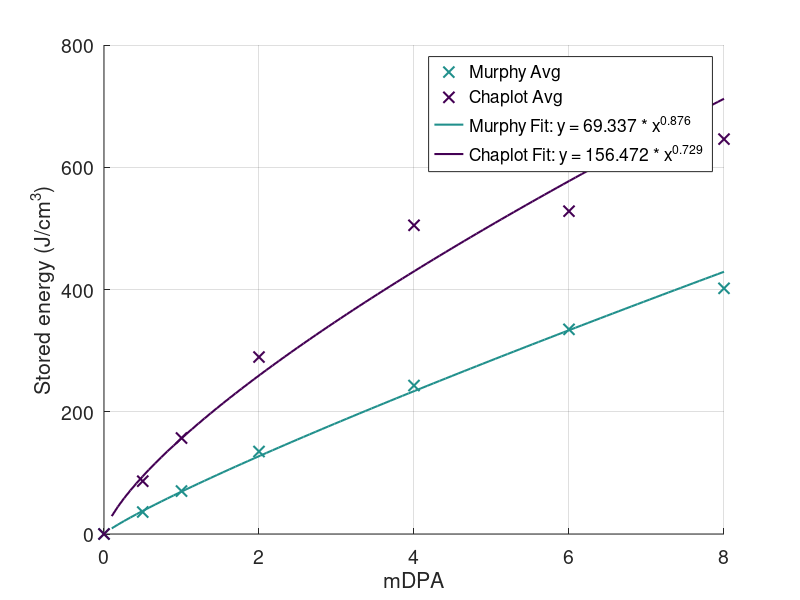

This chart was generated by the following MATLAB code:
% --- Raw Data ---
data_murphy = [
    0   -8805777.802  -8805777.802  -8805777.802  -8805777.802  -8805777.802  -8805777.802;
    0.5 -8803023.034  -8802958.017  -8802958.017  -8802914.8    -8802986.538  -8803016.463;
    1   NaN           -8800351.513  -8800351.513  -8800261.048  -8800211.934  -8800365.714;
    2   -8795525.749  -8795271.37   -8795271.37   -8795277.754  -8795271.794  -8794987.98;
    4   -8786842.626  -8786699.438  -8786699.438  -8787105.915  -8787142.134  -8786670.521;
    6   -8779772.16   -8779510.264  -8779510.264  -8779812.074  -8779643.542  -8779943.826;
    8   -8774444.131  -8774454.748  -8774454.748  -8774238.866  NaN           -8774766.364
];

data_chaplot = [
    0   -3210539.841  -3210539.841  -3210539.841;
    0.5 -3208145.472  -3208213.207  -3208231.648;
    1   -3206222.835  -3206311.095  -3206314.713;
    2   -3202819.684  -3202675.819  -3202572.375;
    4   -3196955.389  -3196833.45   -3196743.819;
    6   -3196292.918  -3196121.75   -3196238.45;
    8   -3192634.735  -3193303.95   -3193123.675
];

% --- Conversion Factors ---
conversion_factor_murphy = (1/(229.254*233.058*233.534)) * 1e24 * 1.602e-19;
conversion_factor_chaplot = (1/(152*152.8*187.04)) * 1e24 * 1.602e-19;

% --- Extract and Process Murphy Data ---
x_murphy = data_murphy(:, 1);
y_values_murphy = data_murphy(:, 2:end);
y_avg_murphy = mean(y_values_murphy, 2, 'omitnan');
y_avg_murphy = (y_avg_murphy - -8805777.802) * conversion_factor_murphy;

% --- Extract and Process Chaplot Data ---
x_chaplot = data_chaplot(:, 1);
y_values_chaplot = data_chaplot(:, 2:end);
y_avg_chaplot = mean(y_values_chaplot, 2, 'omitnan');
y_avg_chaplot = (y_avg_chaplot - -3210539.841) * conversion_factor_chaplot;

% --- Filter to 0–8 mDPA Range ---
idx_murphy = x_murphy <= 8;
idx_chaplot = x_chaplot <= 8;

x_murphy_filtered = x_murphy(idx_murphy);
y_murphy_filtered = y_avg_murphy(idx_murphy);
x_chaplot_filtered = x_chaplot(idx_chaplot);
y_chaplot_filtered = y_avg_chaplot(idx_chaplot);

% --- Power Law Fits ---
x_fit_murphy = x_murphy_filtered(2:end); % Exclude x = 0 for log-log fit
y_fit_murphy = y_murphy_filtered(2:end);
coeffs_murphy = polyfit(log(x_fit_murphy), log(y_fit_murphy), 1);
b_murphy = coeffs_murphy(1);
a_murphy = exp(coeffs_murphy(2));

x_fit_chaplot = x_chaplot_filtered(2:end);
y_fit_chaplot = y_chaplot_filtered(2:end);
coeffs_chaplot = polyfit(log(x_fit_chaplot), log(y_fit_chaplot), 1);
b_chaplot = coeffs_chaplot(1);
a_chaplot = exp(coeffs_chaplot(2));

% --- Generate Fit Curves ---
x_curve = linspace(0.1, 8, 100);
y_curve_murphy = a_murphy * x_curve.^b_murphy;
y_curve_chaplot = a_chaplot * x_curve.^b_chaplot;

% --- Compute R^2 Values ---
y_pred_murphy = a_murphy * x_fit_murphy.^b_murphy;
r2_murphy = 1 - sum((y_fit_murphy - y_pred_murphy).^2) / sum((y_fit_murphy - mean(y_fit_murphy)).^2);

y_pred_chaplot = a_chaplot * x_fit_chaplot.^b_chaplot;
r2_chaplot = 1 - sum((y_fit_chaplot - y_pred_chaplot).^2) / sum((y_fit_chaplot - mean(y_fit_chaplot)).^2);

fprintf('Murphy Fit: y = %.3f * x^{%.3f}, R^2 = %.4f\n', a_murphy, b_murphy, r2_murphy);
fprintf('Chaplot Fit: y = %.3f * x^{%.3f}, R^2 = %.4f\n', a_chaplot, b_chaplot, r2_chaplot);

% --- Plot ---
figure;
hold on;
colors = viridis(3);

plot(x_murphy_filtered, y_murphy_filtered, 'x', 'MarkerSize', 8, 'LineWidth', 1.5, ...
    'Color', colors(2, :), 'DisplayName', 'Murphy Avg');

plot(x_chaplot_filtered, y_chaplot_filtered, 'x', 'MarkerSize', 8, 'LineWidth', 1.5, ...
    'Color', colors(1, :), 'DisplayName', 'Chaplot Avg');

plot(x_curve, y_curve_murphy, '-', 'LineWidth', 1.5, 'Color', colors(2, :), ...
    'DisplayName', sprintf('Murphy Fit: y = %.3f * x^{%.3f}', a_murphy, b_murphy));

plot(x_curve, y_curve_chaplot, '-', 'LineWidth', 1.5, 'Color', colors(1, :), ...
    'DisplayName', sprintf('Chaplot Fit: y = %.3f * x^{%.3f}', a_chaplot, b_chaplot));

xlabel('mDPA');
ylabel('Stored energy (J/cm^3)');
xlim([0 8]);
legend('show');
grid on;
set(gca, 'FontName', 'Helvetica', 'FontSize', 14);
hold off;


function cm_data=viridis(m)
cm = [
       [ 0.1976365 ,  0.39152762,  0.55496905],
       [ 0.19585993,  0.39543297,  0.55527637],
       [ 0.19410009,  0.39932336,  0.55556494],
       [ 0.19235719,  0.40319934,  0.55583559],
       [ 0.19063135,  0.40706148,  0.55608907],
       [ 0.18892259,  0.41091033,  0.55632606],
       [ 0.18723083,  0.41474645,  0.55654717],
       [ 0.18555593,  0.4185704 ,  0.55675292],
       [ 0.18389763,  0.42238275,  0.55694377],
       [ 0.18225561,  0.42618405,  0.5571201 ],
       [ 0.18062949,  0.42997486,  0.55728221],
       [ 0.17901879,  0.43375572,  0.55743035],
       [ 0.17742298,  0.4375272 ,  0.55756466],
       [ 0.17584148,  0.44128981,  0.55768526],
       [ 0.17427363,  0.4450441 ,  0.55779216],
       [ 0.17271876,  0.4487906 ,  0.55788532],
       [ 0.17117615,  0.4525298 ,  0.55796464],
       [ 0.16964573,  0.45626209,  0.55803034],
       [ 0.16812641,  0.45998802,  0.55808199],
       [ 0.1666171 ,  0.46370813,  0.55811913],
       [ 0.16511703,  0.4674229 ,  0.55814141],
       [ 0.16362543,  0.47113278,  0.55814842],
       [ 0.16214155,  0.47483821,  0.55813967],
       [ 0.16066467,  0.47853961,  0.55811466],
       [ 0.15919413,  0.4822374 ,  0.5580728 ],
       [ 0.15772933,  0.48593197,  0.55801347],
       [ 0.15626973,  0.4896237 ,  0.557936  ],
       [ 0.15481488,  0.49331293,  0.55783967],
       [ 0.15336445,  0.49700003,  0.55772371],
       [ 0.1519182 ,  0.50068529,  0.55758733],
       [ 0.15047605,  0.50436904,  0.55742968],
       [ 0.14903918,  0.50805136,  0.5572505 ],
       [ 0.14760731,  0.51173263,  0.55704861],
       [ 0.14618026,  0.51541316,  0.55682271],
       [ 0.14475863,  0.51909319,  0.55657181],
       [ 0.14334327,  0.52277292,  0.55629491],
       [ 0.14193527,  0.52645254,  0.55599097],
       [ 0.14053599,  0.53013219,  0.55565893],
       [ 0.13914708,  0.53381201,  0.55529773],
       [ 0.13777048,  0.53749213,  0.55490625],
       [ 0.1364085 ,  0.54117264,  0.55448339],
       [ 0.13506561,  0.54485335,  0.55402906],
       [ 0.13374299,  0.54853458,  0.55354108],
       [ 0.13244401,  0.55221637,  0.55301828],
       [ 0.13117249,  0.55589872,  0.55245948],
       [ 0.1299327 ,  0.55958162,  0.55186354],
       [ 0.12872938,  0.56326503,  0.55122927],
       [ 0.12756771,  0.56694891,  0.55055551],
       [ 0.12645338,  0.57063316,  0.5498411 ],
       [ 0.12539383,  0.57431754,  0.54908564],
       [ 0.12439474,  0.57800205,  0.5482874 ],
       [ 0.12346281,  0.58168661,  0.54744498],
       [ 0.12260562,  0.58537105,  0.54655722],
       [ 0.12183122,  0.58905521,  0.54562298],
       [ 0.12114807,  0.59273889,  0.54464114],
       [ 0.12056501,  0.59642187,  0.54361058],
       [ 0.12009154,  0.60010387,  0.54253043],
       [ 0.11973756,  0.60378459,  0.54139999],
       [ 0.11951163,  0.60746388,  0.54021751],
       [ 0.11942341,  0.61114146,  0.53898192],
       [ 0.11948255,  0.61481702,  0.53769219],
       [ 0.11969858,  0.61849025,  0.53634733],
       [ 0.12008079,  0.62216081,  0.53494633],
       [ 0.12063824,  0.62582833,  0.53348834],
       [ 0.12137972,  0.62949242,  0.53197275],
       [ 0.12231244,  0.63315277,  0.53039808],
       [ 0.12344358,  0.63680899,  0.52876343],
       [ 0.12477953,  0.64046069,  0.52706792],
       [ 0.12632581,  0.64410744,  0.52531069],
       [ 0.12808703,  0.64774881,  0.52349092],
       [ 0.13006688,  0.65138436,  0.52160791],
       [ 0.13226797,  0.65501363,  0.51966086],
       [ 0.13469183,  0.65863619,  0.5176488 ],
       [ 0.13733921,  0.66225157,  0.51557101],
       [ 0.14020991,  0.66585927,  0.5134268 ],
       [ 0.14330291,  0.66945881,  0.51121549],
       [ 0.1466164 ,  0.67304968,  0.50893644],
       [ 0.15014782,  0.67663139,  0.5065889 ],
       [ 0.15389405,  0.68020343,  0.50417217],
       [ 0.15785146,  0.68376525,  0.50168574],
       [ 0.16201598,  0.68731632,  0.49912906],
       [ 0.1663832 ,  0.69085611,  0.49650163],
       [ 0.1709484 ,  0.69438405,  0.49380294],
       [ 0.17570671,  0.6978996 ,  0.49103252],
       [ 0.18065314,  0.70140222,  0.48818938],
       [ 0.18578266,  0.70489133,  0.48527326],
       [ 0.19109018,  0.70836635,  0.48228395],
       [ 0.19657063,  0.71182668,  0.47922108],
       [ 0.20221902,  0.71527175,  0.47608431],
       [ 0.20803045,  0.71870095,  0.4728733 ],
       [ 0.21400015,  0.72211371,  0.46958774],
       [ 0.22012381,  0.72550945,  0.46622638],
       [ 0.2263969 ,  0.72888753,  0.46278934],
       [ 0.23281498,  0.73224735,  0.45927675],
       [ 0.2393739 ,  0.73558828,  0.45568838],
       [ 0.24606968,  0.73890972,  0.45202405],
       [ 0.25289851,  0.74221104,  0.44828355],
       [ 0.25985676,  0.74549162,  0.44446673],
       [ 0.26694127,  0.74875084,  0.44057284],
       [ 0.27414922,  0.75198807,  0.4366009 ],
       [ 0.28147681,  0.75520266,  0.43255207],
       [ 0.28892102,  0.75839399,  0.42842626],
       [ 0.29647899,  0.76156142,  0.42422341],
       [ 0.30414796,  0.76470433,  0.41994346],
       [ 0.31192534,  0.76782207,  0.41558638],
       [ 0.3198086 ,  0.77091403,  0.41115215],
       [ 0.3277958 ,  0.77397953,  0.40664011],
       [ 0.33588539,  0.7770179 ,  0.40204917],
       [ 0.34407411,  0.78002855,  0.39738103],
       [ 0.35235985,  0.78301086,  0.39263579],
       [ 0.36074053,  0.78596419,  0.38781353],
       [ 0.3692142 ,  0.78888793,  0.38291438],
       [ 0.37777892,  0.79178146,  0.3779385 ],
       [ 0.38643282,  0.79464415,  0.37288606],
       [ 0.39517408,  0.79747541,  0.36775726],
       [ 0.40400101,  0.80027461,  0.36255223],
       [ 0.4129135 ,  0.80304099,  0.35726893],
       [ 0.42190813,  0.80577412,  0.35191009],
       [ 0.43098317,  0.80847343,  0.34647607],
       [ 0.44013691,  0.81113836,  0.3409673 ],
       [ 0.44936763,  0.81376835,  0.33538426],
       [ 0.45867362,  0.81636288,  0.32972749],
       [ 0.46805314,  0.81892143,  0.32399761],
       [ 0.47750446,  0.82144351,  0.31819529],
       [ 0.4870258 ,  0.82392862,  0.31232133],
       [ 0.49661536,  0.82637633,  0.30637661],
       [ 0.5062713 ,  0.82878621,  0.30036211],
       [ 0.51599182,  0.83115784,  0.29427888],
       [ 0.52577622,  0.83349064,  0.2881265 ],
       [ 0.5356211 ,  0.83578452,  0.28190832],
       [ 0.5455244 ,  0.83803918,  0.27562602],
       [ 0.55548397,  0.84025437,  0.26928147],
       [ 0.5654976 ,  0.8424299 ,  0.26287683],
       [ 0.57556297,  0.84456561,  0.25641457],
       [ 0.58567772,  0.84666139,  0.24989748],
       [ 0.59583934,  0.84871722,  0.24332878],
       [ 0.60604528,  0.8507331 ,  0.23671214],
       [ 0.61629283,  0.85270912,  0.23005179],
       [ 0.62657923,  0.85464543,  0.22335258],
       [ 0.63690157,  0.85654226,  0.21662012],
       [ 0.64725685,  0.85839991,  0.20986086],
       [ 0.65764197,  0.86021878,  0.20308229],
       [ 0.66805369,  0.86199932,  0.19629307],
       [ 0.67848868,  0.86374211,  0.18950326],
       [ 0.68894351,  0.86544779,  0.18272455],
       [ 0.69941463,  0.86711711,  0.17597055],
       [ 0.70989842,  0.86875092,  0.16925712],
       [ 0.72039115,  0.87035015,  0.16260273],
       [ 0.73088902,  0.87191584,  0.15602894],
       [ 0.74138803,  0.87344918,  0.14956101],
       [ 0.75188414,  0.87495143,  0.14322828],
       [ 0.76237342,  0.87642392,  0.13706449],
       [ 0.77285183,  0.87786808,  0.13110864],
       [ 0.78331535,  0.87928545,  0.12540538],
       [ 0.79375994,  0.88067763,  0.12000532],
       [ 0.80418159,  0.88204632,  0.11496505],
       [ 0.81457634,  0.88339329,  0.11034678],
       [ 0.82494028,  0.88472036,  0.10621724],
       [ 0.83526959,  0.88602943,  0.1026459 ],
       [ 0.84556056,  0.88732243,  0.09970219],
       [ 0.8558096 ,  0.88860134,  0.09745186],
       [ 0.86601325,  0.88986815,  0.09595277],
       [ 0.87616824,  0.89112487,  0.09525046],
       [ 0.88627146,  0.89237353,  0.09537439],
       [ 0.89632002,  0.89361614,  0.09633538],
       [ 0.90631121,  0.89485467,  0.09812496],
       [ 0.91624212,  0.89609127,  0.1007168 ],
       [ 0.92610579,  0.89732977,  0.10407067],
       [ 0.93590444,  0.8985704 ,  0.10813094],
       [ 0.94563626,  0.899815  ,  0.11283773],
       [ 0.95529972,  0.90106534,  0.11812832],
       [ 0.96489353,  0.90232311,  0.12394051],
       [ 0.97441665,  0.90358991,  0.13021494],
       [ 0.98386829,  0.90486726,  0.13689671],
       [ 0.99324789,  0.90615657,  0.1439362 ]];

if nargin < 1
    cm_data = cm;
else
    hsv=rgb2hsv(cm);
    cm_data=interp1(linspace(0,1,size(cm,1)),hsv,linspace(0,1,m));
    cm_data=hsv2rgb(cm_data);
  
end
end